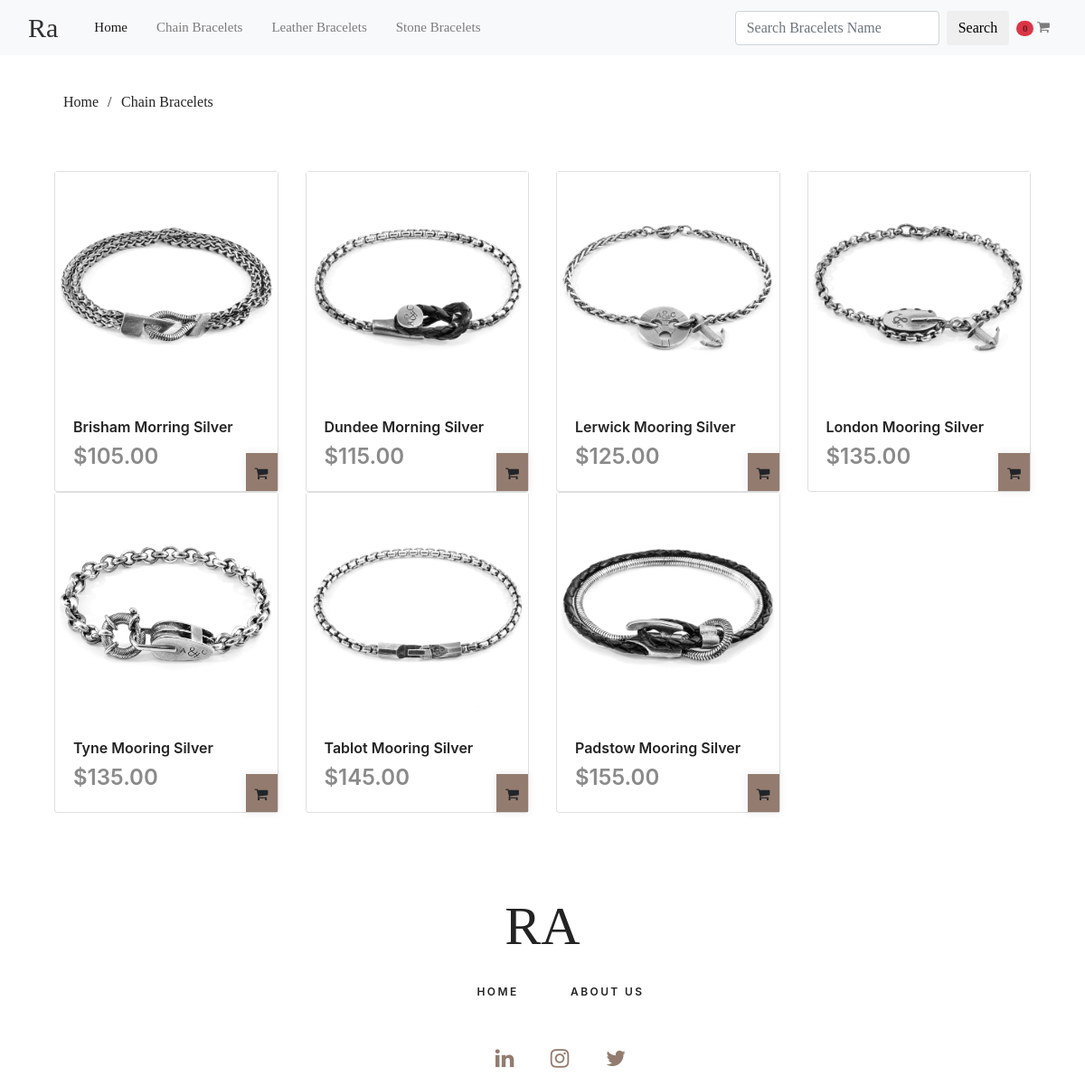
Screenshot of /bracelets/1/ with the database file from the repository.
### store/models.py (models this page shows, shortened)
class Category(db.Model):
    __tablename__='categories'
    id = db.Column(db.Integer, primary_key=True)
    name = db.Column(db.String(100), unique=True)
    image = db.Column(db.String(60))

class Bracelet(db.Model):
    __tablename__='bracelets'
    id = db.Column(db.Integer, primary_key=True)
    SKU = db.Column(db.String(64),nullable=False)
    name = db.Column(db.String(64),nullable=False)
    price = db.Column(db.Float, nullable=False)
    description = db.Column(db.String(500), nullable=False)
    image = db.Column(db.String(60), nullable=False)
    category_id = db.Column(db.Integer, db.ForeignKey('categories.id'))

### store/views.py (the view)
@bp.route('/bracelets/<int:categoryid>/')
def getsubcategory(categoryid):
    braceincategory = Bracelet.query.filter(Bracelet.category_id == categoryid)
    category = Category.query.get(categoryid)
    return render_template('sub_category.html', orderCount = getNumberOfOrder(), category = category, braceincategory = braceincategory, categories = getMenu())

### store/views.py (called while the page is built)
def getMenu():
    categories = Category.query.order_by(Category.name).all()
    return categories

def getNumberOfOrder():
    if 'order_id'in session.keys():
        order = Order.query.get(session['order_id'])
    else:
        order = None
    countOrder = 0
    if order is not None:
        for bracelet in order.bracelets:
            countOrder = countOrder + 1
    return countOrder

### store/templates/sub_category.html (shortened to what this page needs)
{% extends 'base.html' %}
{% block main %}
<div class="container">
    <div class="d-flex mt-100">
      <div class="row">
        <div class="current_page">
          <ul>
            <li><a href="{{ url_for('main.index') }}">Home</a></li>
            <li>{{category.name}}</li>
          </ul>
        </div>
      </div>
    </div>
    <div class="container mt-5">
      <div class="row">
        {% for bracelet in braceincategory%}
        <div class="col-md-3">
          <div class="card">
            <img src="{{url_for('static', filename='/img/'+bracelet.image)}}">
            <div class="card-body">
              <div class="product_info">
                <div class="product_name"><a href="{{ url_for('main.getproductdetails', braceletid=bracelet.id, categoryid=category.id) }}">{{bracelet.name}}</a></div>
                <div class="product_price">{{"$%.2f"|format(bracelet.price)}}</div>
              </div>
              <div class="product-action">
                <div class="product-action-style product_buy">
                  <form id="orderform_{{bracelet.id}}" action="{{ url_for('main.order') }}">
                    <a class="action-cart" title="Add To Cart" onclick="document.getElementById('orderform_{{bracelet.id}}').submit()" data-abc="true">
                      <i class="fa fa-shopping-cart"></i>
                    </a>
                  </form>
                </div>
              </div>
            </div>
          </div>
        </div>
        {% endfor %}
      </div>
    </div>
  </div>
{% endblock %}

### store/templates/base.html (shortened to what this page needs)
<!DOCTYPE html>
<html lang="en">
<head>
    <link rel="stylesheet" type="text/css" href="{{url_for('static', filename='/css/home_page.css')}}">
    <link rel="stylesheet" type="text/css" href="{{url_for('static', filename='/css/sub_category.css')}}">
    <link rel="stylesheet" type="text/css" href="{{url_for('static', filename='/css/product_detail.css')}}">
    <link href="{{url_for('static', filename='/plugins/font-awesome-4.7.0/css/font-awesome.min.css')}}" rel="stylesheet" type="text/css">
    <link rel="stylesheet" href="https://cdn.jsdelivr.net/npm/bootstrap@4.0.0/dist/css/bootstrap.min.css"
>
</head>
<body>
    <body data-spy="scroll" data-target=".navbar" data-offset="50">
        <div clss="super_container">
            <header>
                <nav class="navbar navbar-expand-lg navbar-light bg-light fixed-top main-nav">
                    <div class="container-fluid">
                        <a id="logo" href="{{ url_for('main.index') }}" data-abc="true">Ra</a>
                        <div class="collapse navbar-collapse ml-3" id="navbarColor02">
                            <ul class="navbar-nav mr-auto">
                                <li class="nav-item active ml-3"> <a class="nav-link" href="{{ url_for('main.index') }}" data-abc="true">Home
                                    <span class="sr-only">(current)</span></a> </li>
                                {% for category in categories%}
                                <li class="nav-item ml-3"> <a class="nav-link" href="{{ url_for('main.getsubcategory', categoryid=category.id) }}"
                                        data-abc="true">{{category.name}}</a> </li>
                                {% endfor %}
                            </ul>
                            <form class="form-inline my-2 my-lg-0 ml-5" action="{{url_for('main.search')}}">
                                <input class="form-control mr-sm-2" type="search" placeholder="Search Bracelets Name"
                                    aria-label="" name="search" required>
                                <button class="btn my-2 my-sm-0 search_button" id="btnSearchProduct"
                                    type="submit">Search</button>
                            </form>
                            <ul class="navbar-nav">
                                <li class="nav-item">
                                    <a class="nav-link" href="{{url_for('main.order')}}">
                                        <span class="badge badge-pill bg-danger">{{orderCount}}</span>
                                        <span>
                                            <i class="fa fa-shopping-cart">
                                            </i>
                                        </span>
                                    </a>
                                </li>
                            </ul>
                        </div>
                    </div>
                </nav>
            </header>
        </div>
        <div class="container-fluid">
            <main>
                {% block main %}{% endblock %}
            </main>
        </div>
        <footer class="footer">
            <div class="container">
                <div class="row">
                    <div class="col text-center">
                        <div class="footer_logo"><a href="index.html">RA</a></div>
                        <nav class="footer_nav">
                            <ul>
                                <li><a href="{{ url_for('main.index') }}">Home</a></li>
                                <li><a href="{{url_for('main.getAboutUs')}}">About us</a></li>
                            </ul>
                        </nav>
                        <div class="footer_social">
                            <ul>
                                <li><a href="#"><i class="fa fa-linkedin" aria-hidden="true"></i></a></li>
                                <li><a href="#"><i class="fa fa-instagram" aria-hidden="true"></i></a></li>
                                <li><a href="#"><i class="fa fa-twitter" aria-hidden="true"></i></a></li>
                            </ul>
                        </div>
                    </div>
                </div>
            </div>
        </footer>
    </body>
</html>

### store/static/css/home_page.css (style rules this page uses)
a { text-decoration: none !important; }
body { font-family: 'Open Sans', sans-serif; font-size: 14px; font-weight: 400; background: #FFFFFF; color: #2f2f2f; }
.search_button { font-size: 14px; }
#logo { font-family: 'Lucida', serif; font-size: 30px; color: #2f2f2f; }
.main-nav { font-family: 'Lucida', serif; font-size: 15px; }
.product_info { float: left; }
.product_name a { font-size: 16px; font-weight: 600; color: #232323; -webkit-transition: all 200ms ease; -moz-transition: all 200ms ease; -ms-transition: all 200ms ease; -o-transition: all 200ms ease; transition: all 200ms ease; }
.product_price { font-size: 16px; font-weight: 600; color: #8a8a8a; margin-top: 0px; }
.product_buy { display: inline-block; background: #937c6f; vertical-align: middle; -webkit-transition: all 200ms ease; -moz-transition: all 200ms ease; -ms-transition: all 200ms ease; -o-transition: all 200ms ease; transition: all 200ms ease; }
.product-action { bottom: 0; position: absolute; right: 0; text-align: center; transition: all 0.6s ease 0s }
.product-action-style { background-color: #937c6f; box-shadow: 0 0 8px 1.7px rgba(0, 0, 0, 0.06); display: inline-block; padding: 10px 2px 8px; }
.footer { padding-top: 80px; }
.footer_logo a { text-decoration: none!; font-family: 'Lucida', serif; font-size: 60px; color: #232323; }
.footer_nav { margin-top: 14px; }
.footer_nav ul li { display: inline-block; margin-right: 53px; }
.footer_nav ul li:last-child { margin-right: 0; }
.footer_nav ul li a { font-size: 12px; text-transform: uppercase; color: #232323; font-weight: 600; letter-spacing: 0.2em; -webkit-transition: all 200ms ease; -moz-transition: all 200ms ease; -ms-transition: all 200ms ease; -o-transition: all 200ms ease; transition: all 200ms ease; }
.footer_social { margin-top: 51px; }
.footer_social ul li { display: inline-block; margin-right: 36px; }
.footer_social ul li:last-child { margin-right: 0; }
.footer_social ul li a i { font-size: 24px; color: #937c6f; -webkit-transition: all 200ms ease; -moz-transition: all 200ms ease; -ms-transition: all 200ms ease; -o-transition: all 200ms ease; transition: all 200ms ease; }

### store/static/css/sub_category.css (style rules this page uses)
body { vertical-align: middle; }
.current_page ul li { display: inline-block; position: relative; font-family: 'Lucida', serif; font-size: 16px; color: #232323; }
.current_page ul li::after { display: inline-block; content: '/'; margin-left: 10px; margin-right: 6px; }
.current_page ul li:last-child::after { display: none; }
.current_page ul li a { font-family: 'Lucida', serif; font-size: 16px; color: #232323; -webkit-transition: all 200ms ease; -moz-transition: all 200ms ease; -ms-transition: all 200ms ease; -o-transition: all 200ms ease; transition: all 200ms ease; }
.mt-100 { margin-top: 100px }
.product-action { position: absolute; right: 0; text-align: center; transition: all 0.6s ease 0s }
.product-action-style { background-color: #937c6f; box-shadow: 0 0 8px 1.7px rgba(0, 0, 0, 0.06); display: inline-block; padding: 10px 2px 8px; width: 35px; }

### store/static/css/product_detail.css (style rules this page uses)
ul { list-style-type: none; }
.current_page ul li { display: inline-block; position: relative; font-family: 'Lucida', serif; font-size: 16px; color: #232323; }
.current_page ul li::after { display: inline-block; content: '/'; margin-left: 10px; margin-right: 6px; }
.current_page ul li:last-child::after { display: none; }
.current_page ul li a { font-family: 'Lucida', serif; font-size: 16px; color: #232323; -webkit-transition: all 200ms ease; -moz-transition: all 200ms ease; -ms-transition: all 200ms ease; -o-transition: all 200ms ease; transition: all 200ms ease; }
.product_name { font-size: 30px; font-weight: 600; color: #232323; line-height: 0.75; }
.product_price { font-size: 24px; font-weight: 600; margin-top: 9px; color: #8a8a8a; }

### rows the page displays
Category: name "Chain Bracelets"
Category: name "Leather Bracelets"
Category: name "Stone Bracelets"
Bracelet: image (picture), name "Brisham Morring Silver", price "$105.00"
Bracelet: image (picture), name "Dundee Morning Silver", price "$115.00"
Bracelet: image (picture), name "Lerwick Mooring Silver", price "$125.00"
Bracelet: image (picture), name "London Mooring Silver", price "$135.00"
Bracelet: image (picture), name "Tyne Mooring Silver", price "$135.00"
Bracelet: image (picture), name "Tablot Mooring Silver", price "$145.00"
Bracelet: image (picture), name "Padstow Mooring Silver", price "$155.00"

### other values shown
{{ orderCount }} "0"
